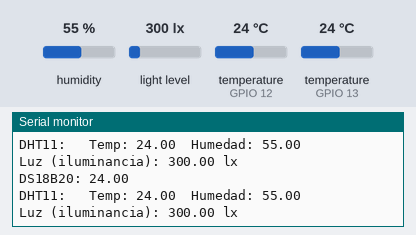
A sketch run on a simulated ESP8266 (NodeMCU). Shown: the last lines printed to the serial monitor. The inputs (shaded band) are chosen by the test bench; at power-on: humidity 55 %, light level 300 lx, temperature (sensors on GPIO 12, GPIO 13) 24 °C.

Above: at 2.6 s.
2.7 s: humidity set to 22 %
4.3 s: light level set to 40 lx
At 5.7 s:
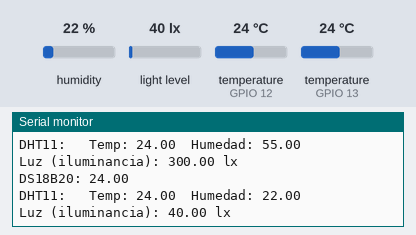
5.9 s: temperature (sensor on GPIO 12) set to 12 °C
At 6.9 s:
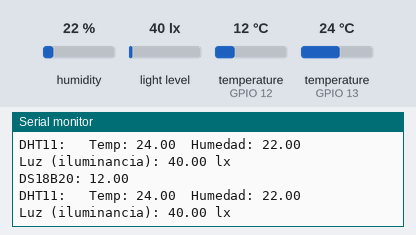
7.5 s: temperature (sensor on GPIO 13) set to 12 °C
9.1 s: light level set to 500 lx
At 10.1 s:
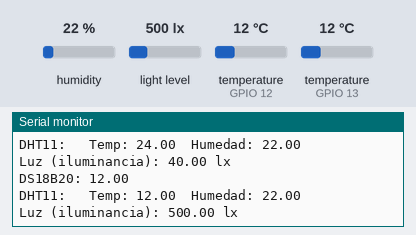
10.7 s: temperature (sensor on GPIO 12) set to 19 °C
At 11.6 s:
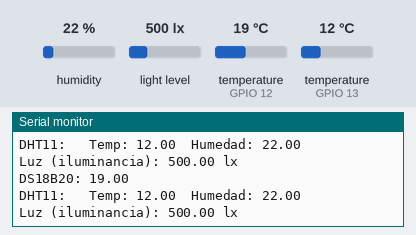
Timing chart, 0 to 13.3 s (numbered marks = the images above; inputs shaded):
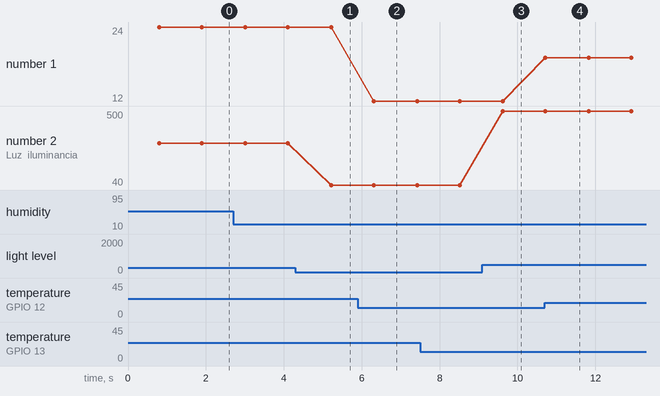

The sketch:

EcoinvernaderoNODE.ino
```cpp
#include <ESP8266WiFi.h>
#include <Wire.h>
#include <BH1750.h>
#include <DHT.h>
#include <DallasTemperature.h>
#include <OneWire.h>

#define ONE_WIRE_BUS 12
#define DHTPIN  13                        // DHT11 data pin is connected to Arduino pin 8
#define DHTTYPE DHT11                    // DHT11 sensor is used

DHT dht(DHTPIN, DHTTYPE);
BH1750 lightMeter(0x23);
OneWire oneWire(ONE_WIRE_BUS);
DallasTemperature sensores(&oneWire);

float temperatura=0;
void setup(){

  Serial.begin(9600);
  dht.begin();                // Initialize the DHT library
  sensores.begin(); //Se inician los sensores
  // Initialize the I2C bus (BH1750 library doesn't do this automatically)
  Wire.begin();
  // begin returns a boolean that can be used to detect setup problems.
  if (lightMeter.begin(BH1750::CONTINUOUS_HIGH_RES_MODE)) {
    Serial.println("BH1750 inicia");
  }
  else {
    Serial.println("Error iniciando BH1750");
  }
}

void loop() {

  float temp=dht.readTemperature(); //Temperatura
  float hum=dht.readHumidity(); //Humedad

  sensores.requestTemperatures(); //Prepara el sensor para la lectura
  temperatura= sensores.getTempCByIndex(0);

  float lux = lightMeter.readLightLevel();  //Sensor de luz

  Serial.print("DS18B20: ");
  Serial.print(temperatura);
  Serial.println("");
  Serial.println("");
  Serial.print("DHT11: ");
  Serial.print("\t");
  Serial.print("Temp: ");
  Serial.print(temp);
  Serial.print("\t");
  Serial.print("Humedad: ");
  Serial.print(hum);
  Serial.println("");
  Serial.println("");

  Serial.print("Luz (iluminancia): ");
  Serial.print(lux);
  Serial.println(" lx");
  Serial.println("");
  Serial.println("");
  delay(300);

}
```

Measured:
- after the input at 4.3 s, the serial monitor: prints a new line after 0.92 s (image 1)
- after the input at 5.9 s, the serial monitor: prints a new line after 0.41 s (image 2)
- after the input at 9.1 s, the serial monitor: prints a new line after 0.53 s (image 3)
- after the input at 10.7 s, the serial monitor: prints a new line at once (image 4)
- plotted number 1: 24 → 12 after the input at 5.9 s, 12 → 19 after the input at 10.7 s
- plotted number 2: 300 → 40 after the input at 4.3 s, 40 → 500 after the input at 9.1 s
